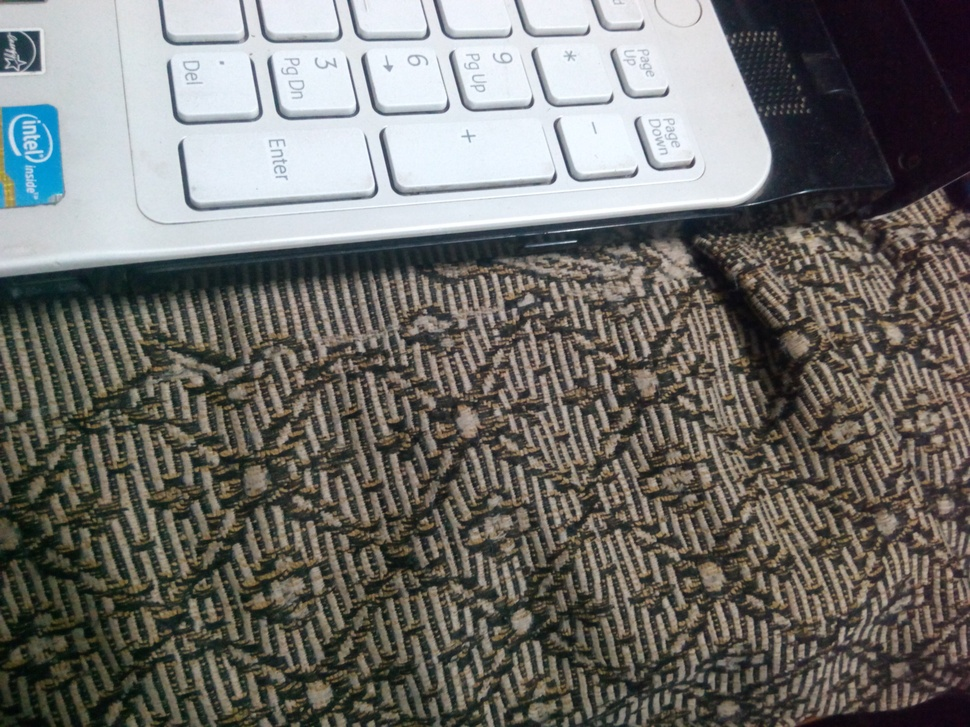
#> input picture image.jpg, 970 x 727 px, shrunk from 3264 x 2448 before the run
$ python imageSegmentation.py
#> lines starting #> are read from the running program, lines starting #| are printed output that depends on the picture; after the words box and inside, x2 and y2 are one past the last pixel; in counts of white or black regions, pixels touching at a corner belong together
import numpy as np
import cv2
from matplotlib import pyplot as plt


img = cv2.imread('image.jpg')
#> img is the input picture: shape (727, 970, 3); mean B, G, R 107.3, 111, 112.1
plt.show( img )

gray = cv2.cvtColor(img,cv2.COLOR_BGR2GRAY)
ret, thresh = cv2.threshold(gray,0,255,cv2.THRESH_BINARY_INV+cv2.THRESH_OTSU)
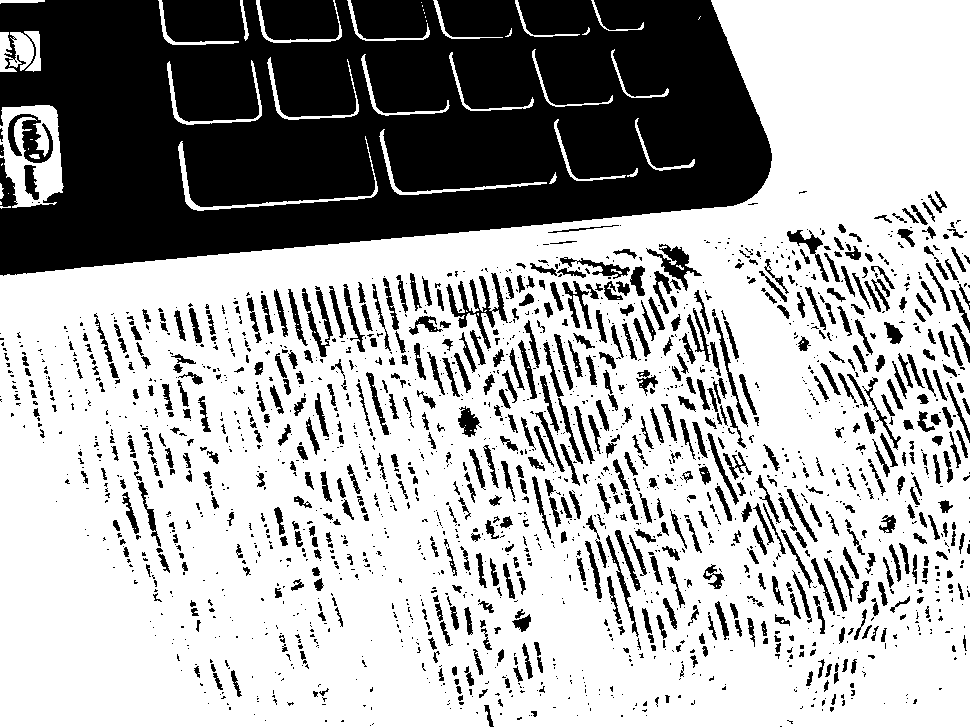
#> thresh: shape (727, 970); 67.1% white; 1960 black regions (1317 under 20 px), largest, box (x1, y1, x2, y2) and area: (0, 0, 772, 276) 162901, (260, 0, 339, 40) 2887, (446, 273, 508, 349) 1248
#> ret = 134


# noise removal
kernel = np.ones((3,3),np.uint8)
opening = cv2.morphologyEx(thresh,cv2.MORPH_OPEN,kernel, iterations = 2)
#> opening: shape (727, 970); 63.8% white; 804 black regions (424 under 20 px), largest, box (x1, y1, x2, y2) and area: (0, 0, 772, 276) 174441, (483, 318, 651, 486) 5883, (530, 244, 702, 341) 4592


# sure background area
sure_bg = cv2.dilate(opening,kernel,iterations=3)
#> sure_bg: shape (727, 970); 75.6% white; 94 black regions (53 under 20 px), largest, box (x1, y1, x2, y2) and area: (0, 0, 769, 272) 166994, (658, 247, 686, 287) 675, (588, 264, 627, 297) 405


# Finding sure foreground area
dist_transform = cv2.distanceTransform(opening,cv2.DIST_L2,5)
ret, sure_fg = cv2.threshold(dist_transform,0.7*dist_transform.max(),255,0)
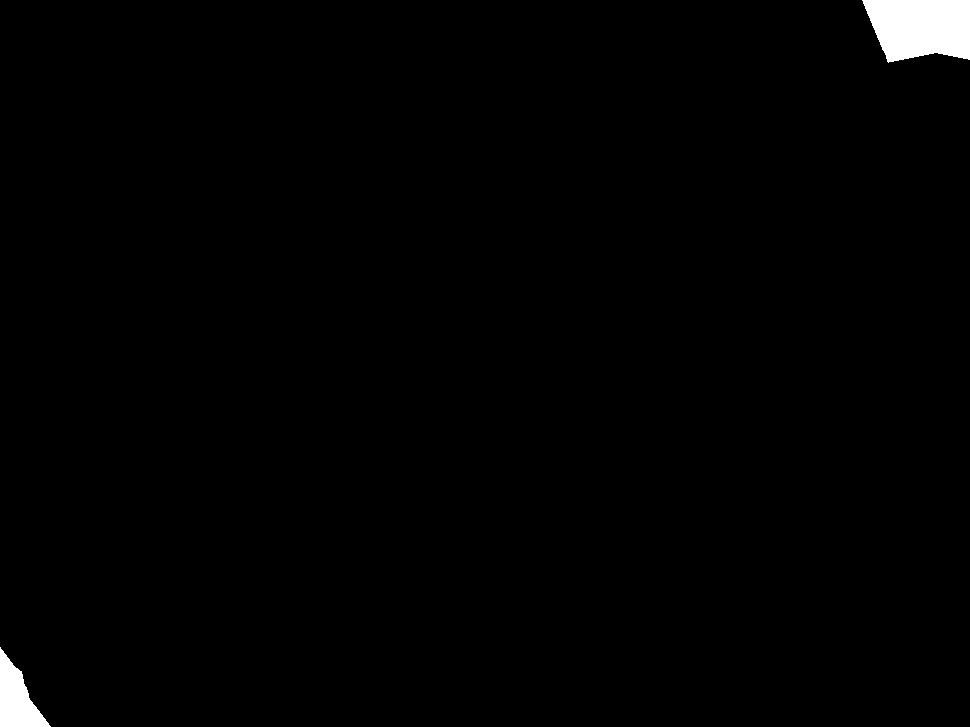
#> sure_fg: shape (727, 970) float32; 1.1% white; 2 white regions, box (x1, y1, x2, y2) and area: (862, 0, 970, 63) 5517, (0, 647, 51, 727) 2084
#> ret = 138.2


# Finding unknown region
sure_fg = np.uint8(sure_fg)
unknown = cv2.subtract(sure_bg,sure_fg)
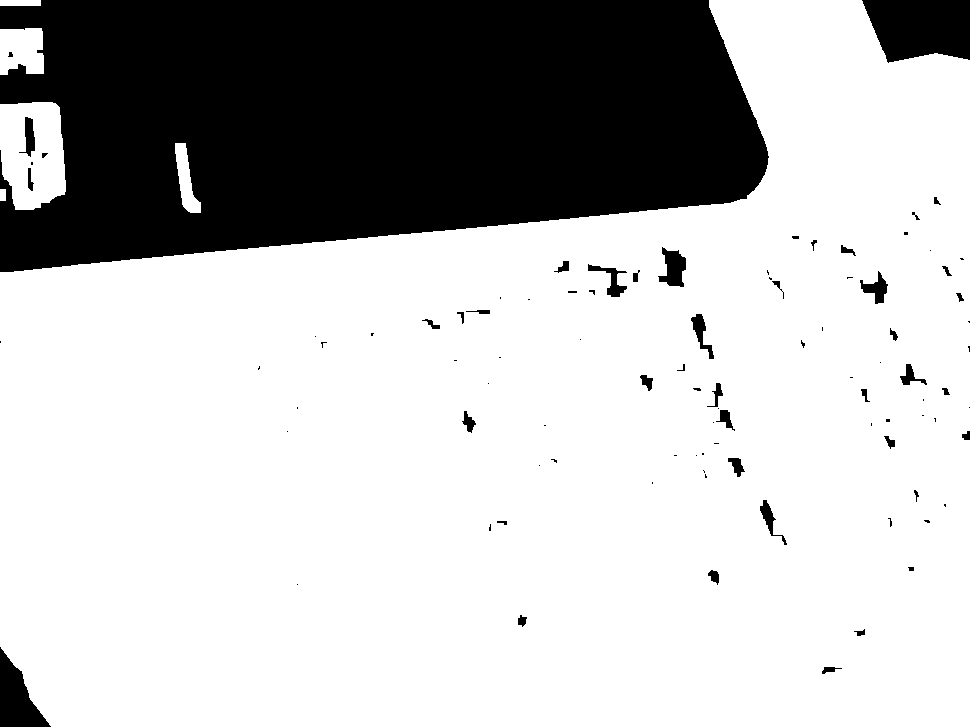
#> unknown: shape (727, 970); 74.5% white; 96 black regions (53 under 20 px), largest, box (x1, y1, x2, y2) and area: (0, 0, 769, 272) 166994, (862, 0, 970, 63) 5517, (0, 647, 51, 727) 2084

# Marker labelling
ret, markers = cv2.connectedComponents(sure_fg)
#> markers: shape (727, 970) int32; 3 distinct labels, from 0 to 2
#> ret = 3


# Add one to all labels so that sure background is not 0, but 1
markers = markers+1
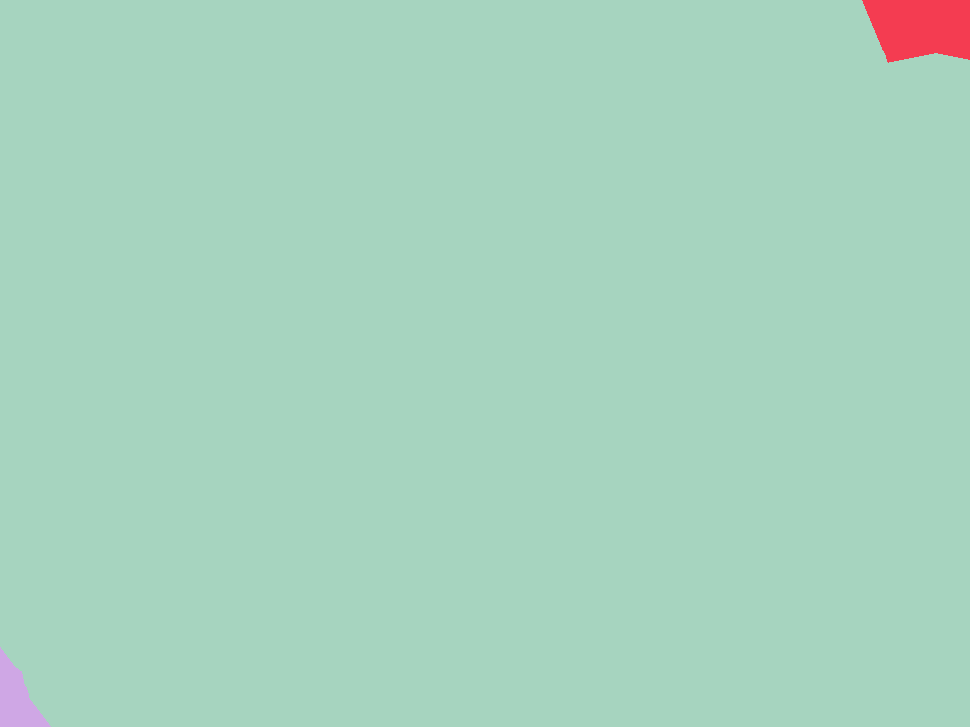
#> markers: shape (727, 970) int32; 3 distinct labels, from 1 to 3; one colour per label, 0 black

# Now, mark the region of unknown with zero
markers[unknown==255] = 0
#> markers: shape (727, 970) int32; 4 distinct labels, from 0 to 3

markers = cv2.watershed(img,markers)
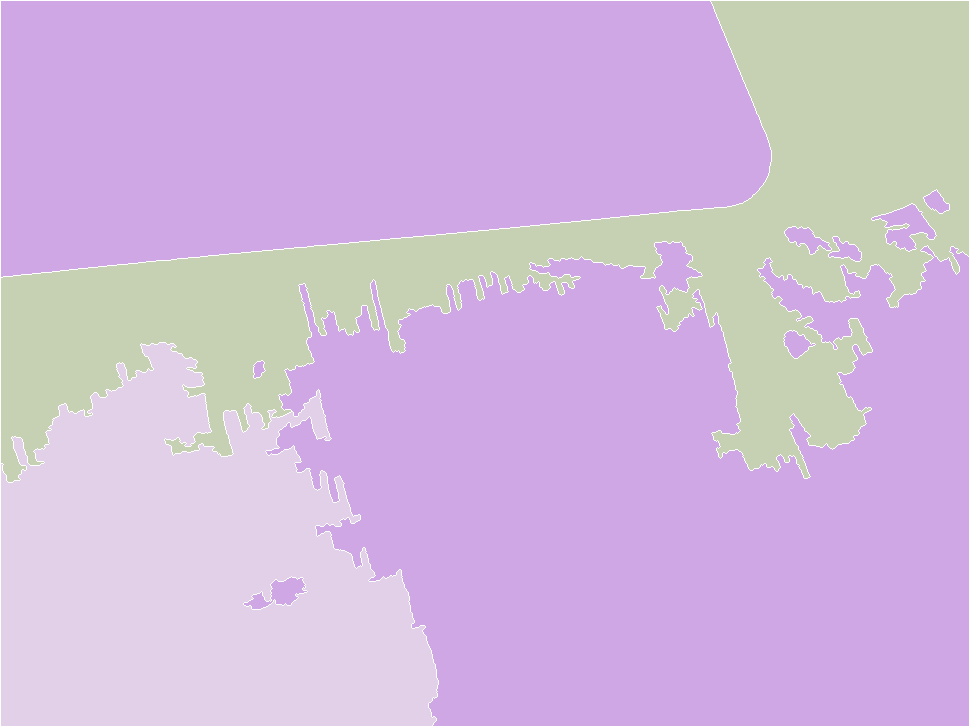
#> markers: shape (727, 970) int32; 4 distinct labels, from -1 to 3; one colour per label, 0 black, -1 white
img[markers == -1] = [0,255,0]
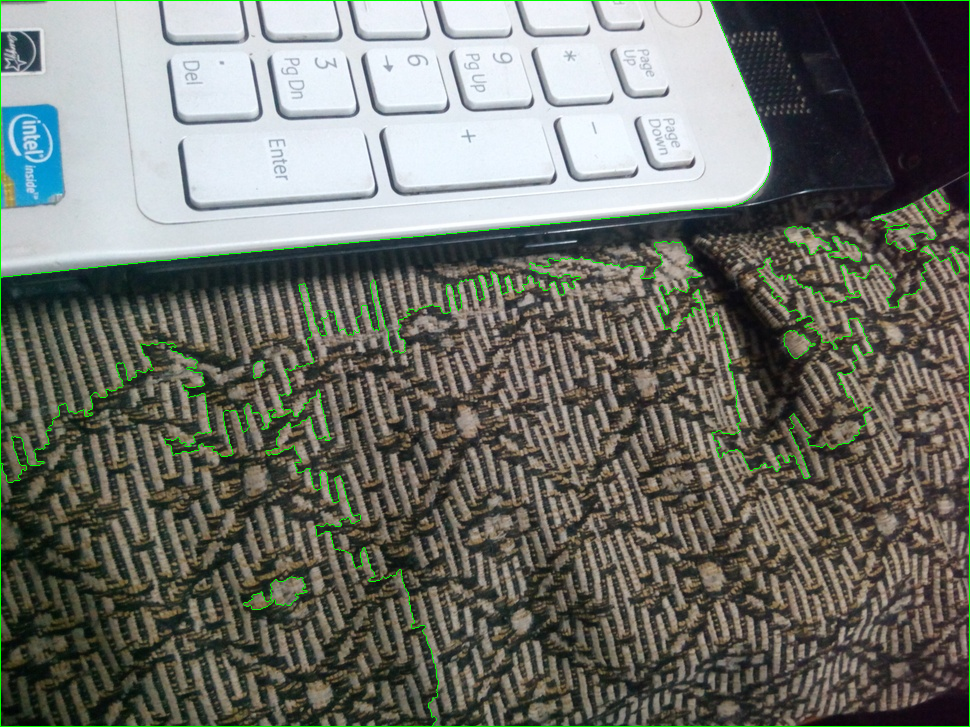
#> img: shape (727, 970, 3); 1.4% of pixels changed, all inside (x1, y1, x2, y2) = (0, 0, 970, 727)
plt.show(img)
cv2.imwrite('segmented.jpg',img)
